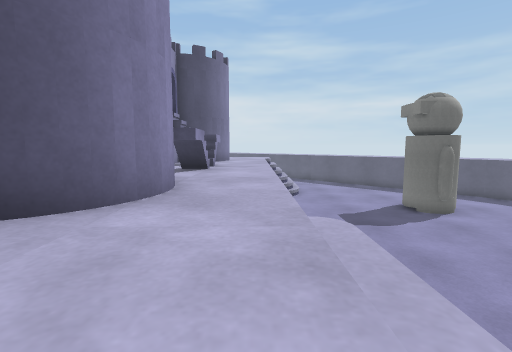
[1] (above)

24 first-person views from a walk through a scene from a Unity 3-D project. The camera is 0.51 m above the floor, tilts 6° down and sees 85° across. The floor is counted in squares, 0.5 m on a side. Each view is taken from the middle of a square. On the plan, view 1 faces up. The plan holds only what a view shows up to about 11 squares ahead; the rest is blank. The place goes on beyond the plan. Surface patterns are stand-ins for the level's own textures.

[2]
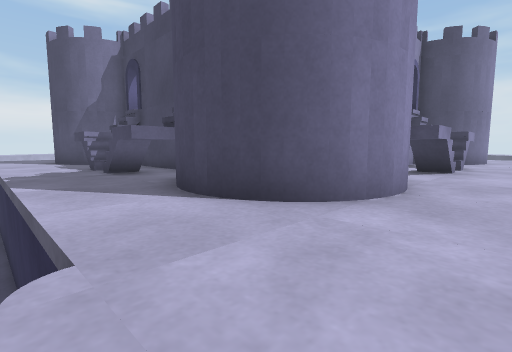

[3]
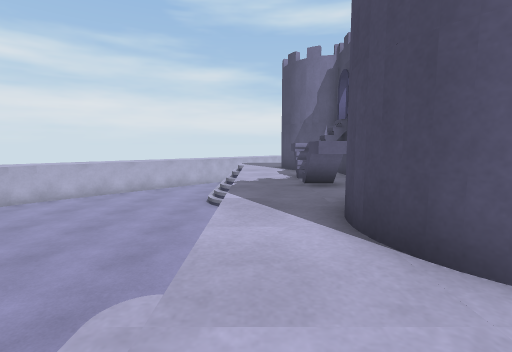

[4]
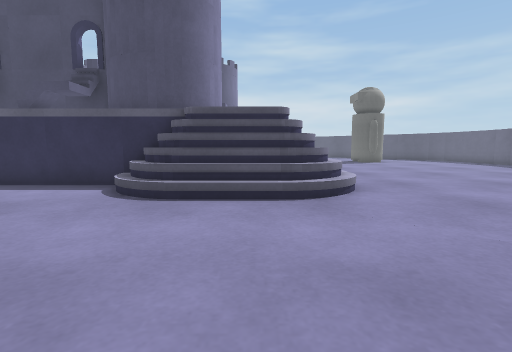

[5]
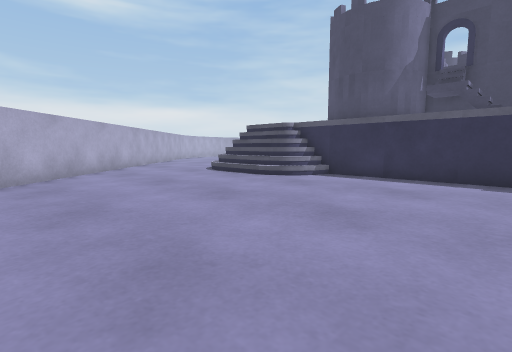

[6]
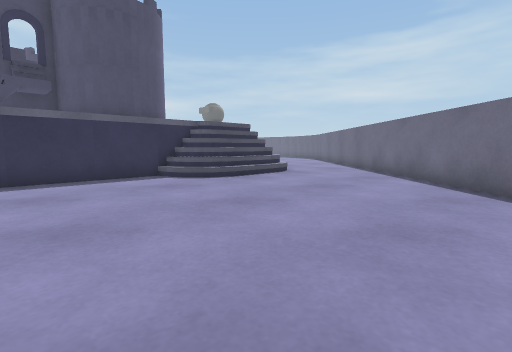

[7]
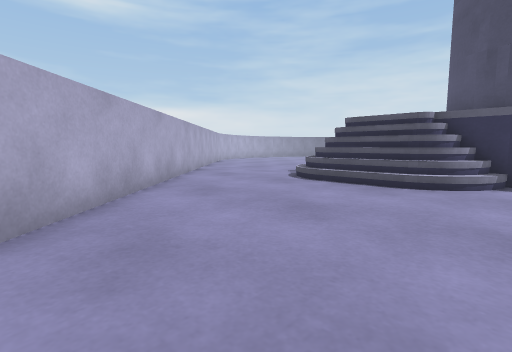

[8]
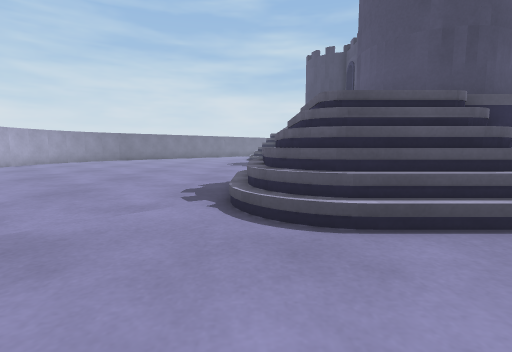

[9]
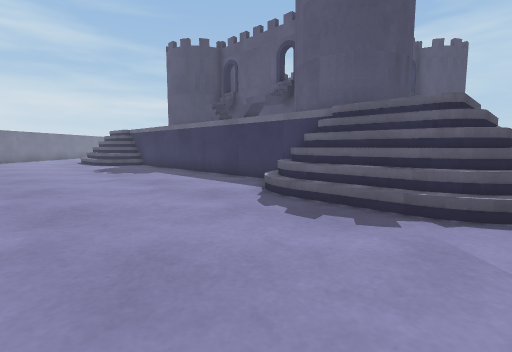

[10]
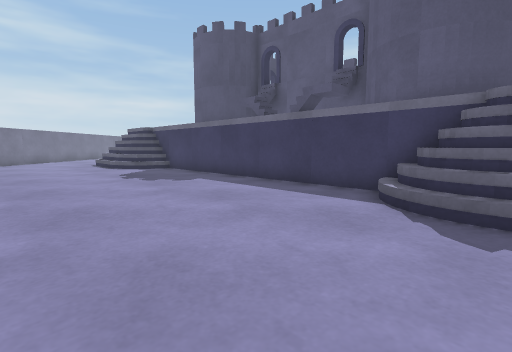

[11]
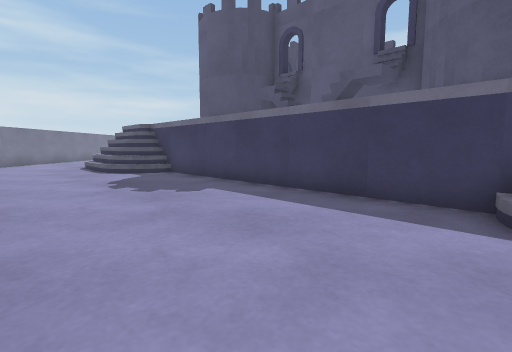

[12]
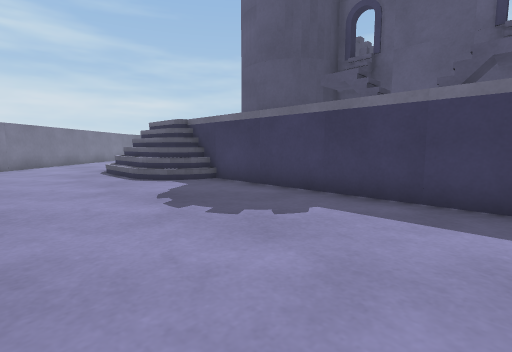

[13]
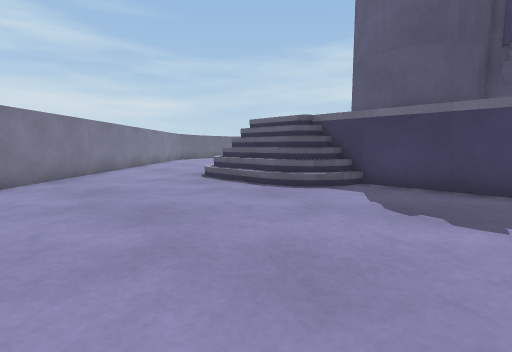

[14]
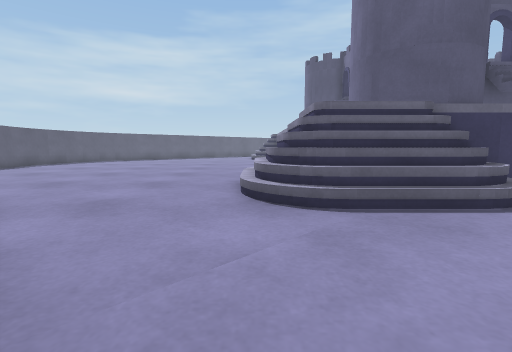

[15]
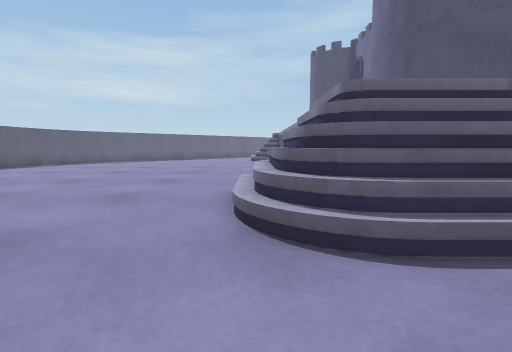

[16]
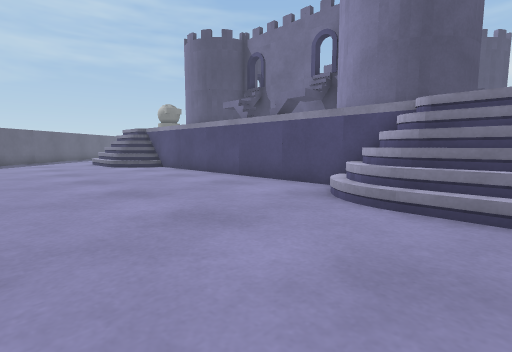

[17]
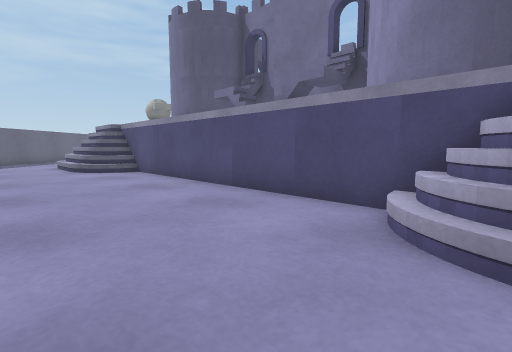

[18]
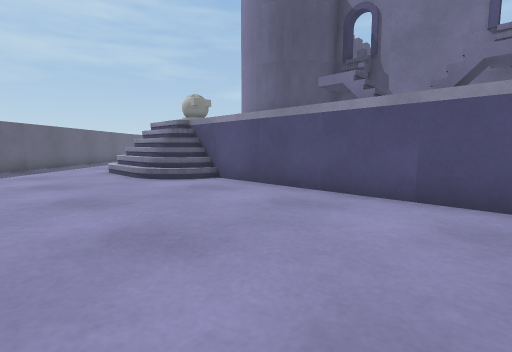

[19]
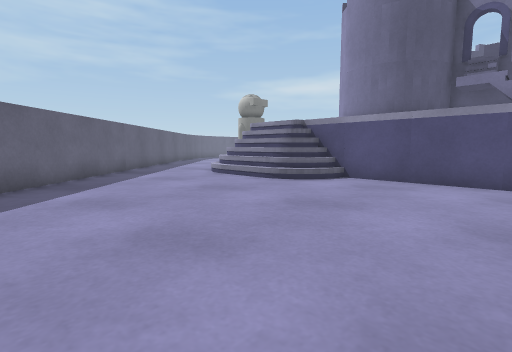

[20]
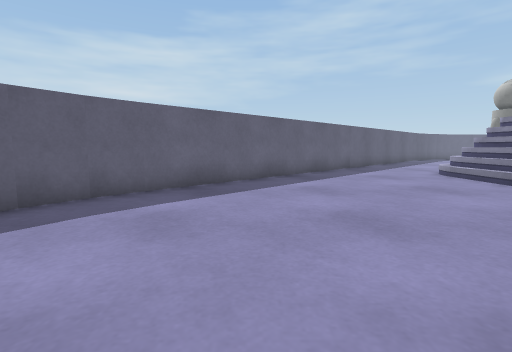

[21]
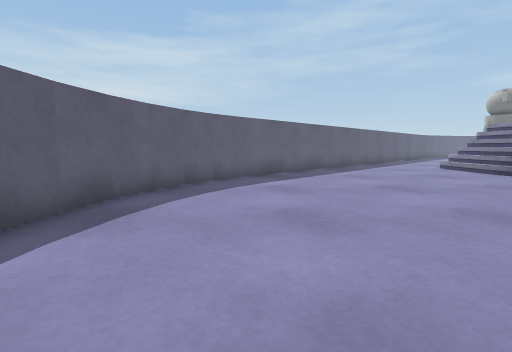

[22]
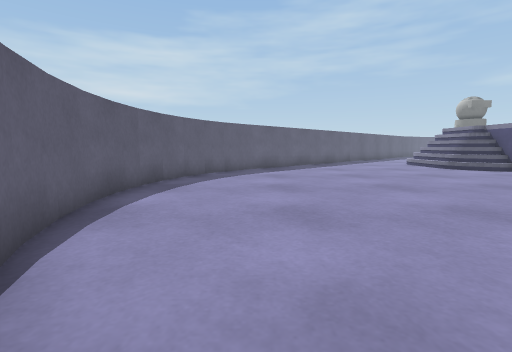

[23]
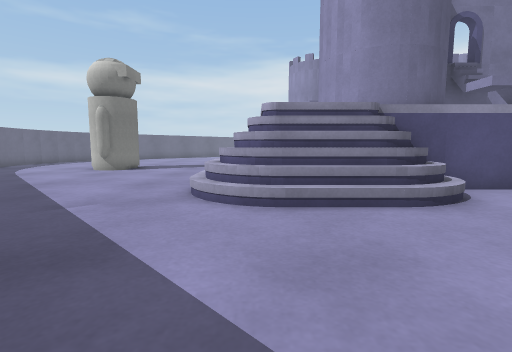

[24]
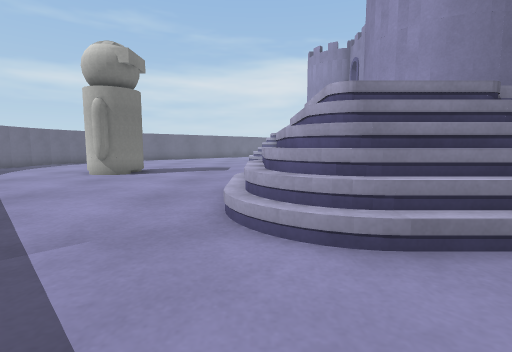

### Floor plan
Key: @ floor where view 1 was taken; # wall or solid block; . main floor; : floor 1 m higher than the main floor; / step, stairs or slope; = window, fence, low wall or low ledge; v drop or lower ground; O other object.
Columns run from 25 left of view 1 to 8 right of it. Each row starts with its distance up from view 1.
 32             #########
 31             #.......###
 30             ..........##
 29           .............##
 28          ...............##
 27         .................##
 26        ...................##
 25       .....................##
 24      .......................##
 23   ##.........................#
 22  ##...........................
 21 ##.............................
 20 #.....//////..........//////....
 19 ......//////..........//////.....
 18 ......//   :::::::::::    //......
 17 ......//                  //......
 16 ......//  ####     #####   /......
 15 ......//  #  #v#  v##  #    ......
 14 ........  #  #######   #:   ......
 13 ........  #           ##:   ....OO
 12 ........   #          # :   ....O
 11 ........   #          # ::  ....OO
 10  .......   #           /::  ......
  9  .......   #           /::  ......
  8  .......   #           /::  ......
  7  .......   #           /::  .....
  6 ........  #             ::  ....
  5 ........  #            #::  ...
  4 ......//  #   #####    #::  ......
  3 ......//  ######=#######::/  .....
  2 ......//   ##:##::##:##:::/ ......
  1 ......//   ::::::::::::::://......
  0  ...../////#vvvvvvvvvv#//@//.....
 -1  .....//////..........//////....
 -2    ............................
 -3   #...........................
 -4   ##.........................
 -5    ##.......................##
 -6     ##.....................##
 -7      ##...................##
 -8       ##.................##
 -9        ##............... #

Where each view was taken, in squares from view 1:
view 1: 0 up, 0 right, facing up
view 2: 0 up, 0 right, facing up-left
view 3: 1 up, 0 right, facing left
view 4: 7 down, 0 right, facing up
view 5: 9 down, 8 left, facing up-left
view 6: 9 down, 8 left, facing up-right
view 7: 9 down, 13 left, facing up-left
view 8: 5 down, 19 left, facing up
view 9: 1 down, 24 left, facing up-right
view 10: 2 up, 24 left, facing up-right
view 11: 4 up, 23 left, facing up-right
view 12: 7 up, 23 left, facing up-right
view 13: 11 up, 25 left, facing up-right
view 14: 20 up, 24 left, facing right
view 15: 20 up, 22 left, facing right
view 16: 25 up, 17 left, facing down-right
view 17: 23 up, 15 left, facing down-right
view 18: 24 up, 11 left, facing down-right
view 19: 27 up, 8 left, facing down-right
view 20: 27 up, 9 left, facing right
view 21: 29 up, 12 left, facing right
view 22: 29 up, 15 left, facing right
view 23: 25 up, 1 right, facing down
view 24: 23 up, 2 right, facing down
